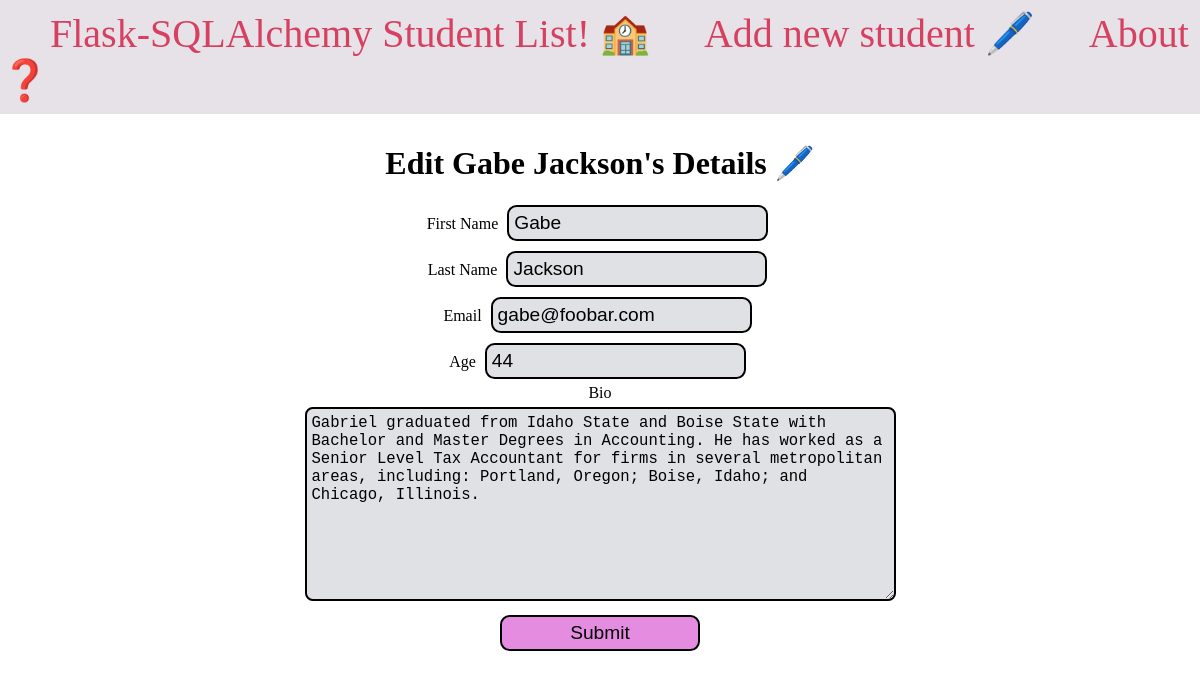
Page /4/edit/ on the committed database.
### app.py (models this page shows, shortened)
class Student(db.Model):
    id = db.Column(db.Integer, primary_key=True)
    firstname = db.Column(db.String(100), nullable=False)
    lastname = db.Column(db.String(100), nullable=False)
    email = db.Column(db.String(80), unique=True, nullable=False)
    age = db.Column(db.Integer)
    created_at = db.Column(db.DateTime(timezone=True), server_default=db.func.current_timestamp())
    bio = db.Column(db.Text)

### app.py (the view, shortened to what this page needs)
@app.route('/<int:student_id>/edit/', methods=('GET', 'POST'))
def edit(student_id):
    student = Student.query.get_or_404(student_id)
    return render_template('edit.html', student=student)

### templates/edit.html (shortened to what this page needs)
<!DOCTYPE html>
<html lang="en">
<head>
    <link href="{{ url_for('static', filename='css/style.css') }}" type="text/css" rel="stylesheet">
</head>
<body>
    <nav>
        <a href="{{ url_for('index') }}">Flask-SQLAlchemy Student List! 🏫</a>
        <a href="{{ url_for('create') }}">Add new student 🖊️</a>
        <a href="{{ url_for('about') }}">About ❓</a>
    </nav>
    <main>
        <section class="center">
            <h1 class="headline-h1">Edit {{ student.firstname }} {{ student.lastname }}'s Details 🖊️</h1>
            <br>
            <form method="post">
                <label for="firstname">First Name</label>
                <input class="text-field" type="text" name="firstname" value="{{ student.firstname }}" placeholder="First name">
                <br>
                <label for="lastname">Last Name</label>
                <input class="text-field" type="text" name="lastname" value="{{ student.lastname }}" placeholder="Last name">
                <br>
                <label for="email">Email</label>
                <input class="text-field" type="email" name="email" value="{{ student.email }}" placeholder="Student email">
                <br>
                <label for="age">Age</label>
                <input class="text-field" type="number" name="age" value="{{ student.age }}" placeholder="Age">
                <br>
                <label for="bio">Bio</label>
                <br>
                <textarea class="text-field" style="font-size: 1.2em" name="bio" placeholder="Bio" rows="10" cols="60">{{ student.bio }}</textarea>
                <br>
                <button class="button" type="submit">Submit</button>
            </form>
        </section>
    </main>
</body>
</html>

### static/css/style.css (style rules this page uses)
* { margin: 0; padding: 0; box-sizing: border-box; }
main { margin-top: 30px; }
.headline-h1 { font-size: 2em; font-weight: 700; }
.center { text-align: center; margin-left: auto; margin-right: auto; }
nav { background-color: rgb(231, 226, 231); padding-top: 10px; padding-bottom: 10px; }
nav a { color: #d64161; font-size: 2.5em; margin-left: 50px; text-decoration: none; }
.text-field { font-size: 1.2em; padding: 5px; margin: 5px; background-color: rgb(224, 225, 228); border: 2px solid black; border-radius: .5em; }
.button { font-size: 1.2em; background-color: rgb(228, 141, 224); margin: 5px; padding: 5px; border: 2px solid black; border-radius: .5em; width: 200px; }

### rows in the picture
Student: firstname "Gabe", lastname "Jackson", email "gabe@foobar.com", age "44", bio "Gabriel graduated from Idaho State and Boise State with Bachelor and Master Degrees in Accounting. He has worked as a Senior Level Tax Accountant for firms in several metropolitan areas, including: Portland, Oregon; Boise, Idaho; and Chicago, Illinois."
